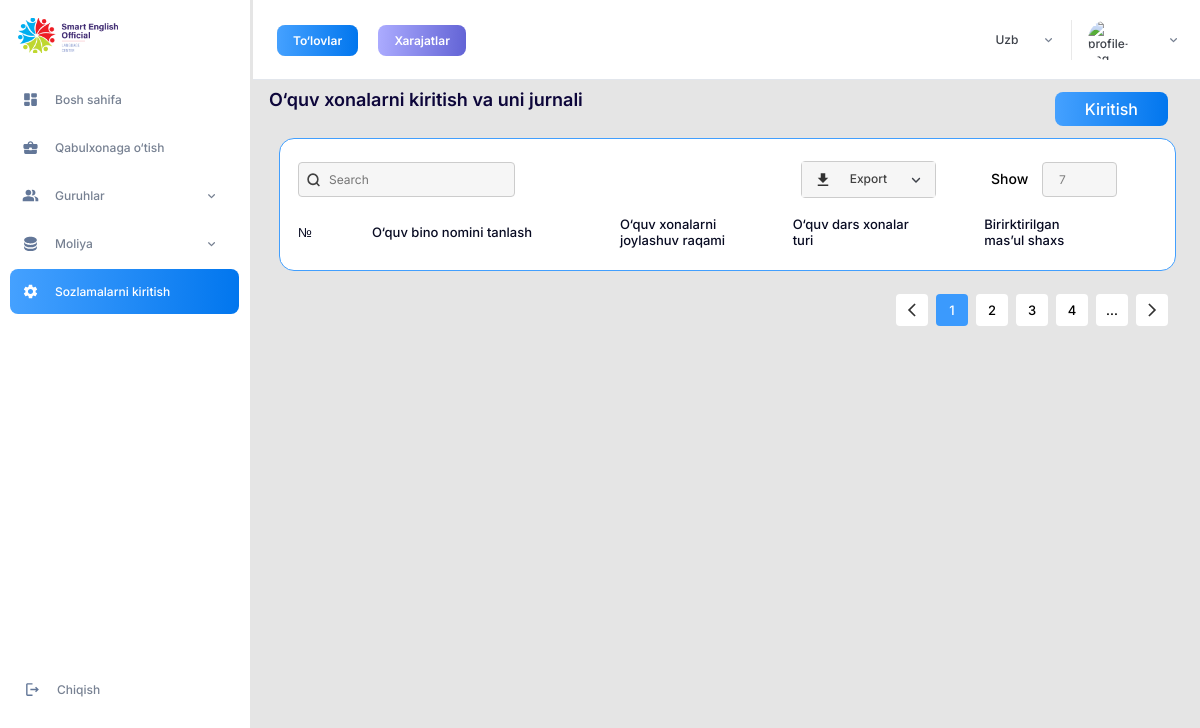
Before: /room/ with the older database file.
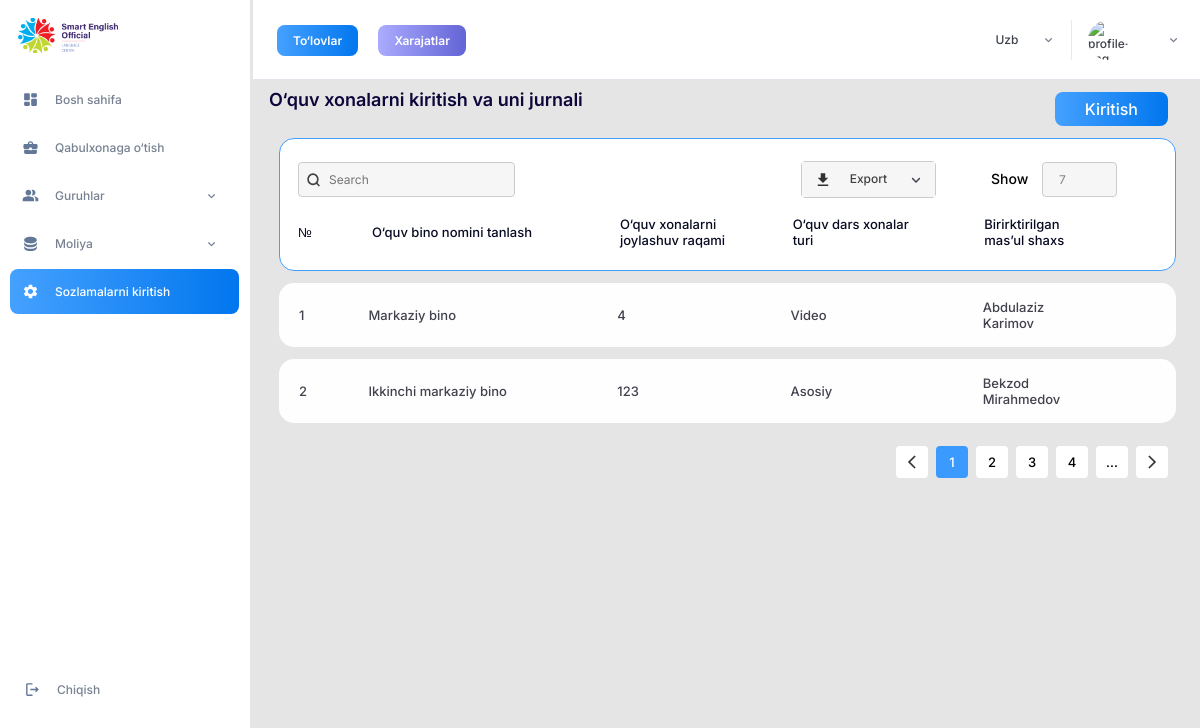
After: the same page with the newer database file.
### settings/models.py (models this page shows)
class Room(models.Model):
    building_name = models.ForeignKey(Building, related_name='building_name', on_delete=models.CASCADE)
    room_number = models.CharField(max_length=30)
    room_type = models.CharField(max_length=30)
    owner = models.CharField(max_length=100)

class Building(models.Model):
    name = models.CharField(max_length=255)
    location = models.CharField(max_length=255)
    room_amount = models.IntegerField(default=0)
    nickname = models.CharField(max_length=255)
    added_time = models.DateTimeField()
    def __str__(self):
        return self.name
    class Meta:
        verbose_name = 'building'
        verbose_name_plural = 'buildings'

### settings/views.py (the view)
# urls.py: path('room/', views.room, name='room'),
def room(request):
	rooms = Room.objects.all()
	return render(request, 'room.html', {'rooms':rooms})

### templates/room.html (shortened to what the changed rows need)
{% extends "base.html" %}
{% load static %}
{% block content %}
		<div class="content">
			<div class="content-item">
				<div class="container">
					{% for r in rooms %}
					<ul class="room-table build-table build-table--light build-table__item">
						<li class="build-table__item build-table__item--1">
							{{r.id}}
						</li>
						<li class="build-table__item build-table__item--2">
							{{r.building_name}}
						</li>
						<li class="build-table__item build-table__item--3">
							{{r.room_number}}
						</li>
						<li class="build-table__item build-table__item--4">
							{{r.room_type}}
						</li>
                       <li class="build-table__item build-table__item--5">
							{{r.owner}}
						</li>
						<li class="build-table__item build-table__item--7">
						</li>
					</ul>
					{% endfor %}
				</div>
			</div>
		</div>
{% endblock %}

Changed rows visible on the page:
added Room: id "1", building_name "Markaziy bino", room_number "4", room_type "Video", owner "Abdulaziz Karimov"
added Room: id "2", building_name "Ikkinchi markaziy bino", room_number "123", room_type "Asosiy", owner "Bekzod Mirahmedov"
